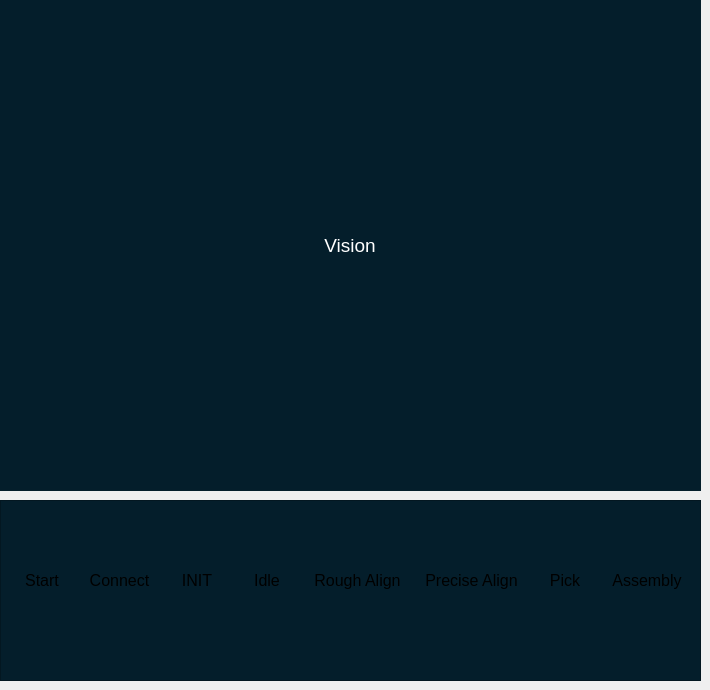
         <widget class="QWidget" name="VisionAndTimelinePage">
          <widget class="QWidget" name="CameraWidget" native="true">
           <property name="geometry">
            <rect>
             <x>0</x>
             <y>0</y>
             <width>701</width>
             <height>491</height>
            </rect>
           </property>
           <property name="styleSheet">
            <string notr="true">background-color: #041E2B; </string>
           </property>
           <layout class="QHBoxLayout" name="horizontalLayout_2">
            <item alignment="Qt::AlignmentFlag::AlignHCenter|Qt::AlignmentFlag::AlignVCenter">
             <widget class="QLabel" name="VisionText">
              <property name="font">
               <font>
                <pointsize>14</pointsize>
               </font>
              </property>
              <property name="styleSheet">
               <string notr="true">color:white;</string>
              </property>
              <property name="text">
               <string>Vision</string>
              </property>
              <property name="alignment">
               <set>Qt::AlignmentFlag::AlignCenter</set>
              </property>
             </widget>
            </item>
           </layout>
          </widget>
          <widget class="QFrame" name="Timeline">
           <property name="geometry">
            <rect>
             <x>0</x>
             <y>500</y>
             <width>701</width>
             <height>181</height>
            </rect>
           </property>
           <property name="sizePolicy">
            <sizepolicy hsizetype="Preferred" vsizetype="Preferred">
             <horstretch>0</horstretch>
             <verstretch>0</verstretch>
            </sizepolicy>
           </property>
           <property name="styleSheet">
            <string notr="true">background-color: #041E2B;</string>
           </property>
           <property name="frameShape">
            <enum>QFrame::Shape::StyledPanel</enum>
           </property>
           <property name="frameShadow">
            <enum>QFrame::Shadow::Raised</enum>
           </property>
           <layout class="QHBoxLayout" name="horizontalLayout_3">
            <item alignment="Qt::AlignmentFlag::AlignVCenter">
             <widget class="QWidget" name="StartWidget" native="true">
              <layout class="QVBoxLayout" name="verticalLayout_2">
               <item>
                <widget class="QLabel" name="StartProcessText">
                 <property name="font">
                  <font>
                   <pointsize>12</pointsize>
                  </font>
                 </property>
                 <property name="text">
                  <string>Start</string>
                 </property>
                 <property name="alignment">
                  <set>Qt::AlignmentFlag::AlignCenter</set>
                 </property>
                </widget>
               </item>
               <item alignment="Qt::AlignmentFlag::AlignHCenter">
                <widget class="QLabel" name="StartCircle">
                 <property name="sizePolicy">
                  <sizepolicy hsizetype="Fixed" vsizetype="Fixed">
                   <horstretch>0</horstretch>
                   <verstretch>0</verstretch>
                  </sizepolicy>
                 </property>
                 <property name="text">
                  <string/>
                 </property>
                 <property name="pixmap">
                  <pixmap>icons/white/timeline-circle.svg</pixmap>
                 </property>
                 <property name="scaledContents">
                  <bool>true</bool>
                 </property>
                 <property name="alignment">
                  <set>Qt::AlignmentFlag::AlignCenter</set>
                 </property>
                </widget>
               </item>
              </layout>
             </widget>
            </item>
            <item alignment="Qt::AlignmentFlag::AlignVCenter">
             <widget class="QWidget" name="ConnectWidget" native="true">
              <layout class="QVBoxLayout" name="verticalLayout">
               <item>
                <widget class="QLabel" name="ConnectProcessText">
                 <property name="font">
                  <font>
                   <pointsize>12</pointsize>
                  </font>
                 </property>
                 <property name="text">
                  <string>Connect</string>
                 </property>
                 <property name="alignment">
                  <set>Qt::AlignmentFlag::AlignCenter</set>
                 </property>
                </widget>
               </item>
               <item alignment="Qt::AlignmentFlag::AlignHCenter">
                <widget class="QLabel" name="ConnectCircle">
                 <property name="sizePolicy">
                  <sizepolicy hsizetype="Fixed" vsizetype="Fixed">
                   <horstretch>0</horstretch>
                   <verstretch>0</verstretch>
                  </sizepolicy>
                 </property>
                 <property name="text">
                  <string/>
                 </property>
                 <property name="pixmap">
                  <pixmap>icons/white/timeline-circle.svg</pixmap>
                 </property>
                 <property name="scaledContents">
                  <bool>true</bool>
                 </property>
                 <property name="alignment">
                  <set>Qt::AlignmentFlag::AlignCenter</set>
                 </property>
                </widget>
               </item>
              </layout>
             </widget>
            </item>
            <item alignment="Qt::AlignmentFlag::AlignVCenter">
             <widget class="QWidget" name="INITWidget" native="true">
              <layout class="QVBoxLayout" name="verticalLayout_3">
               <item>
                <widget class="QLabel" name="INITProcessText">
                 <property name="font">
                  <font>
                   <pointsize>12</pointsize>
                  </font>
                 </property>
                 <property name="text">
                  <string>INIT</string>
                 </property>
                 <property name="alignment">
                  <set>Qt::AlignmentFlag::AlignCenter</set>
                 </property>
                </widget>
               </item>
               <item alignment="Qt::AlignmentFlag::AlignHCenter">
                <widget class="QLabel" name="INITCircle">
                 <property name="sizePolicy">
                  <sizepolicy hsizetype="Fixed" vsizetype="Fixed">
                   <horstretch>0</horstretch>
                   <verstretch>0</verstretch>
                  </sizepolicy>
                 </property>
                 <property name="text">
                  <string/>
                 </property>
                 <property name="pixmap">
                  <pixmap>icons/white/timeline-circle.svg</pixmap>
                 </property>
                 <property name="scaledContents">
                  <bool>true</bool>
                 </property>
                 <property name="alignment">
                  <set>Qt::AlignmentFlag::AlignCenter</set>
                 </property>
                </widget>
               </item>
              </layout>
             </widget>
            </item>
            <item alignment="Qt::AlignmentFlag::AlignVCenter">
             <widget class="QWidget" name="IdleWidget" native="true">
              <layout class="QVBoxLayout" name="verticalLayout_6">
               <item>
                <widget class="QLabel" name="IdleProcessText">
                 <property name="font">
                  <font>
                   <pointsize>12</pointsize>
                  </font>
                 </property>
                 <property name="text">
                  <string>Idle</string>
                 </property>
                 <property name="alignment">
                  <set>Qt::AlignmentFlag::AlignCenter</set>
                 </property>
                </widget>
               </item>
               <item alignment="Qt::AlignmentFlag::AlignHCenter">
                <widget class="QLabel" name="IdleCircle">
                 <property name="sizePolicy">
                  <sizepolicy hsizetype="Fixed" vsizetype="Fixed">
                   <horstretch>0</horstretch>
                   <verstretch>0</verstretch>
                  </sizepolicy>
                 </property>
                 <property name="text">
                  <string/>
                 </property>
                 <property name="pixmap">
                  <pixmap>icons/white/timeline-circle.svg</pixmap>
                 </property>
                 <property name="scaledContents">
                  <bool>true</bool>
                 </property>
                 <property name="alignment">
                  <set>Qt::AlignmentFlag::AlignCenter</set>
                 </property>
                </widget>
               </item>
              </layout>
             </widget>
            </item>
            <item alignment="Qt::AlignmentFlag::AlignVCenter">
             <widget class="QWidget" name="ManualAlignWidget" native="true">
              <layout class="QVBoxLayout" name="verticalLayout_7">
               <item>
                <widget class="QLabel" name="RoughAlignProcessText">
                 <property name="font">
                  <font>
                   <pointsize>12</pointsize>
                  </font>
                 </property>
                 <property name="text">
                  <string>Rough Align</string>
                 </property>
                 <property name="alignment">
                  <set>Qt::AlignmentFlag::AlignCenter</set>
                 </property>
                </widget>
               </item>
               <item alignment="Qt::AlignmentFlag::AlignHCenter">
                <widget class="QLabel" name="RoughAlignCircle">
                 <property name="sizePolicy">
                  <sizepolicy hsizetype="Fixed" vsizetype="Fixed">
                   <horstretch>0</horstretch>
                   <verstretch>0</verstretch>
                  </sizepolicy>
                 </property>
                 <property name="text">
                  <string/>
                 </property>
                 <property name="pixmap">
                  <pixmap>icons/white/timeline-circle.svg</pixmap>
                 </property>
                 <property name="scaledContents">
                  <bool>true</bool>
                 </property>
                 <property name="alignment">
                  <set>Qt::AlignmentFlag::AlignCenter</set>
                 </property>
                </widget>
               </item>
              </layout>
             </widget>
            </item>
            <item alignment="Qt::AlignmentFlag::AlignVCenter">
             <widget class="QWidget" name="AutoAlignWidget" native="true">
              <layout class="QVBoxLayout" name="verticalLayout_8">
               <item>
                <widget class="QLabel" name="PreciseAlignProcessText">
                 <property name="font">
                  <font>
                   <pointsize>12</pointsize>
                  </font>
                 </property>
                 <property name="text">
                  <string>Precise Align</string>
                 </property>
                 <property name="alignment">
                  <set>Qt::AlignmentFlag::AlignCenter</set>
                 </property>
                </widget>
               </item>
               <item alignment="Qt::AlignmentFlag::AlignHCenter">
                <widget class="QLabel" name="PreciseAlignCircle">
                 <property name="sizePolicy">
                  <sizepolicy hsizetype="Fixed" vsizetype="Fixed">
                   <horstretch>0</horstretch>
                   <verstretch>0</verstretch>
                  </sizepolicy>
                 </property>
                 <property name="text">
                  <string/>
                 </property>
                 <property name="pixmap">
                  <pixmap>icons/white/timeline-circle.svg</pixmap>
                 </property>
                 <property name="scaledContents">
                  <bool>true</bool>
                 </property>
                 <property name="alignment">
                  <set>Qt::AlignmentFlag::AlignCenter</set>
                 </property>
                </widget>
               </item>
              </layout>
             </widget>
            </item>
            <item alignment="Qt::AlignmentFlag::AlignVCenter">
             <widget class="QWidget" name="AutoPickWidget" native="true">
              <layout class="QVBoxLayout" name="verticalLayout_9">
               <item>
                <widget class="QLabel" name="PickProcessText">
                 <property name="font">
                  <font>
                   <pointsize>12</pointsize>
                  </font>
                 </property>
                 <property name="text">
                  <string>Pick</string>
                 </property>
                 <property name="alignment">
                  <set>Qt::AlignmentFlag::AlignCenter</set>
                 </property>
                </widget>
               </item>
               <item alignment="Qt::AlignmentFlag::AlignHCenter">
                <widget class="QLabel" name="PickCircle">
                 <property name="sizePolicy">
                  <sizepolicy hsizetype="Fixed" vsizetype="Fixed">
                   <horstretch>0</horstretch>
                   <verstretch>0</verstretch>
                  </sizepolicy>
                 </property>
                 <property name="text">
                  <string/>
                 </property>
                 <property name="pixmap">
                  <pixmap>icons/white/timeline-circle.svg</pixmap>
                 </property>
                 <property name="scaledContents">
                  <bool>true</bool>
                 </property>
                 <property name="alignment">
                  <set>Qt::AlignmentFlag::AlignCenter</set>
                 </property>
                </widget>
               </item>
              </layout>
             </widget>
            </item>
            <item alignment="Qt::AlignmentFlag::AlignVCenter">
             <widget class="QWidget" name="AssemblyWidget" native="true">
              <layout class="QVBoxLayout" name="verticalLayout_4">
               <item alignment="Qt::AlignmentFlag::AlignTop">
                <widget class="QLabel" name="AssemblyProcessText">
                 <property name="font">
                  <font>
                   <pointsize>12</pointsize>
                  </font>
                 </property>
                 <property name="text">
                  <string>Assembly</string>
                 </property>
                 <property name="alignment">
                  <set>Qt::AlignmentFlag::AlignCenter</set>
                 </property>
                </widget>
               </item>
               <item alignment="Qt::AlignmentFlag::AlignHCenter|Qt::AlignmentFlag::AlignVCenter">
                <widget class="QLabel" name="AssemblyCircle">
                 <property name="sizePolicy">
                  <sizepolicy hsizetype="Fixed" vsizetype="Fixed">
                   <horstretch>0</horstretch>
                   <verstretch>0</verstretch>
                  </sizepolicy>
                 </property>
                 <property name="text">
                  <string/>
                 </property>
                 <property name="pixmap">
                  <pixmap>icons/white/timeline-circle.svg</pixmap>
                 </property>
                 <property name="scaledContents">
                  <bool>true</bool>
                 </property>
                 <property name="alignment">
                  <set>Qt::AlignmentFlag::AlignCenter</set>
                 </property>
                </widget>
               </item>
              </layout>
             </widget>
            </item>
           </layout>
          </widget>
         </widget>
